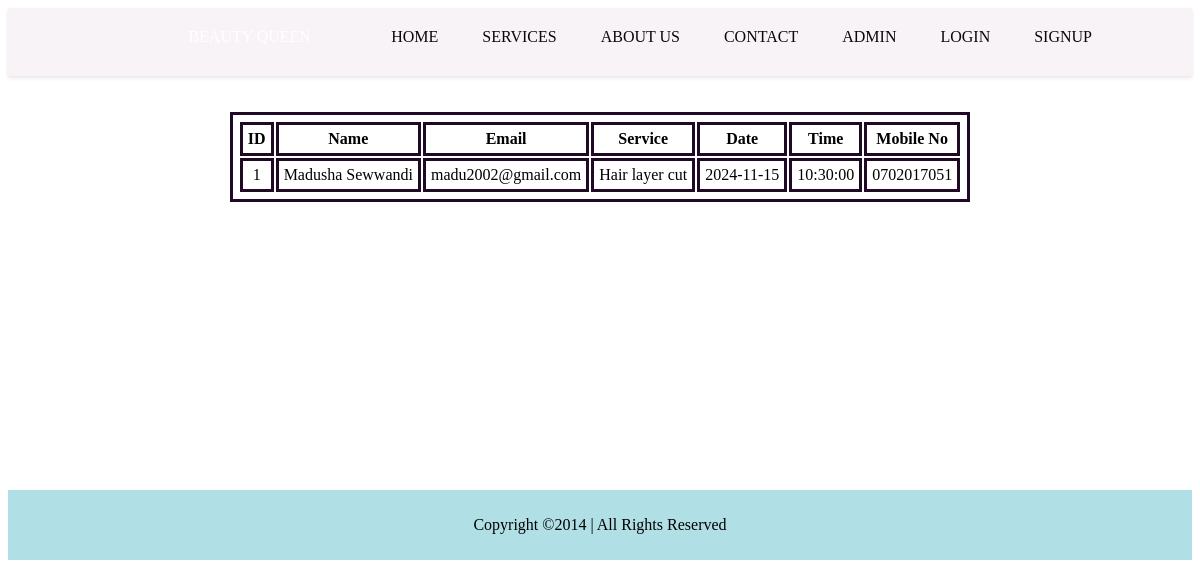
The page /pages/appointList.php on the database its author committed.
### tables this page shows
CREATE TABLE `appointments` (
  `id` int(11) NOT NULL,
  `name` varchar(100) NOT NULL,
  `email` varchar(100) NOT NULL,
  `service` varchar(50) NOT NULL,
  `appointment_date` date NOT NULL,
  `appointment_time` time NOT NULL,
  `mobile_no` varchar(15) NOT NULL
);

### pages/appointList.php (the view, shortened to what this page needs)
<?php
include 'database/connection.php';
?>
<!DOCTYPE html>
<html lang="en">
<head>
<link rel="stylesheet" href="styles/home.css">
</head>
<body background="https://wallpaperaccess.com/full/1204586.jpg">
<?php include 'header.php';?>
<br><br>
 <link rel="stylesheet" href="styles/appointList.css">
<?php
    $stmt = $pdo->query("SELECT * FROM appointments ORDER BY id DESC");
    $appoints = $stmt->fetchAll(PDO::FETCH_ASSOC);
    ?>
<table class="app" border ="1" align="center">
        <tr>
            <th>ID</th>
            <th>Name</th>
            <th>Email</th>
            <th>Service</th>
            <th>Date</th>
            <th>Time</th>
            <th>Mobile No</th>
        </tr>
        <?php foreach ($appoints as $appoint): ?>
        <tr>
            <td><?= $appoint['id']; ?></td>
            <td><?= $appoint['name']; ?></td>
            <td><?= $appoint['email']; ?></td>
            <td><?= $appoint['service']; ?></td>
            <td><?= $appoint['appointment_date']; ?></td>
            <td><?= $appoint['appointment_time']; ?></td>
            <td><?= $appoint['mobile_no']; ?></td>
        </tr>
        <?php endforeach; ?>
</table>
<br><br>
<br><br>
<br><br>
<br><br>
<br><br>
<br><br>
<br><br>
<br><br>
<?php include 'footer.php'; ?>
</body>
</html>

### styles/home.css (style rules this page uses)
.table.th,td { padding: 15px }

### styles/appointList.css (style rules this page uses)
table,th,td { border:3px solid rgb(31, 9, 36); padding: 5px; border-spacing:2px; }
td { text-align: center; }

### rows shown on the page
appointments: id "1", name "Madusha Sewwandi", email "madu2002@gmail.com", service "Hair layer cut", appointment_date "2024-11-15", appointment_time "10:30:00", mobile_no "0702017051"
